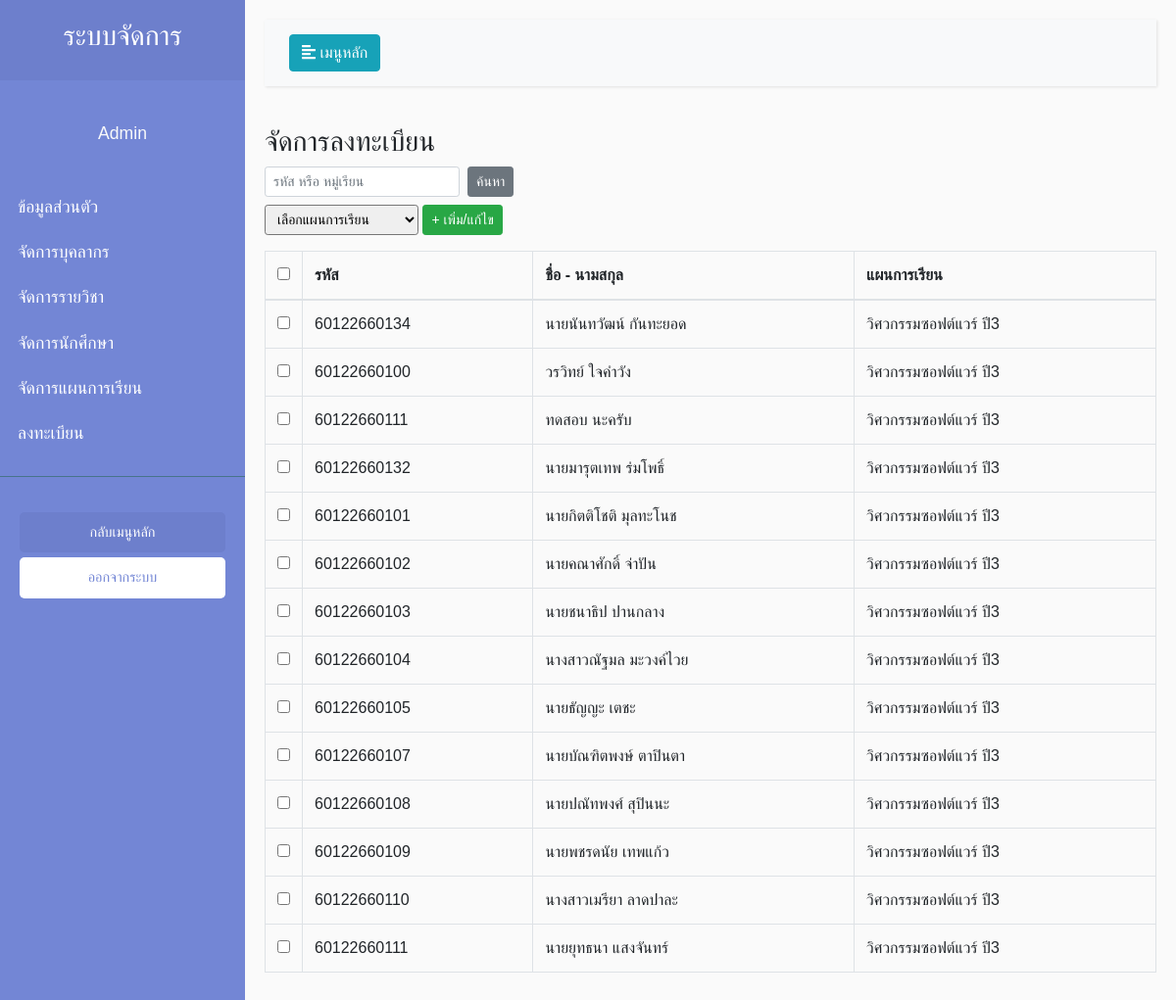
The app's page /view/register/Register.php (signed in) with its own data.
### tables this page shows
CREATE TABLE `student_tb` (
  `std_id` int(11) NOT NULL,
  `std_code` varchar(255) NOT NULL,
  `std_name` varchar(255) NOT NULL
);

CREATE TABLE `coursename_tb` (
  `Cos_code` varchar(255) NOT NULL,
  `Cos_name` varchar(255) NOT NULL
);

### view/register/Register.php (the view, shortened to what this page needs)
<?php
include_once('../../model/connect.php');
if($_SESSION['Type_id'] == 2){
    $sql ="SELECT * FROM `teacher_tb` WHERE `tc_code` = '".$_SESSION['id']."'";
    $query = $conn->query($sql);
    $result = $query -> FETCH_ASSOC();
    $name = $result['tc_name'];
    $code = $result['tc_code'];
    $date = $result['tc_date'];
}
else{
    $name = 'Admin';
}
$sql = "SELECT * FROM `student_tb` ";
$query = $conn->query($sql);
?>
<!DOCTYPE html>
<html>
<head>
    <link rel="stylesheet" href="https://stackpath.bootstrapcdn.com/bootstrap/4.1.0/css/bootstrap.min.css"
>
    <link rel="stylesheet" href="../../style/Style.css">
</head>
<body class="setfont">
    <div class="wrapper">
        <nav id="sidebar">
            <div class="sidebar-header">
                <h3 class="text-center">ระบบจัดการ</h3>
            </div>
            <p class="text-center text-light mt-3 setfont"><?php echo $name; ?> </p>
            <ul class="list-unstyled components pl-2">
            <?php if($_SESSION['Type_id'] == 1){ ?>
                <li>
                    <a href="../main/Main.php">ข้อมูลส่วนตัว</a>
                </li>
                <li>
                    <a href="../managerPersonnel/ManagerPersonnel.php">จัดการบุคลากร</a>
                </li>
                <li>
                    <a href="../managerSubject/ManagerSubject.php">จัดการรายวิชา</a>
                </li>
                <li>
                    <a href="../managerStudent/ManagerStudent.php">จัดการนักศึกษา</a>
                </li>
                <li>
                    <a href="../managerProgram/Program.php">จัดการแผนการเรียน</a>
                </li>
                <li>
                    <a href="../register/Register.php">ลงทะเบียน</a>
                </li>
            <?php } ?>
            </ul>
            <ul class="list-unstyled CTAs">
                <li>
                    <a href="../../index.php" class="article">กลับเมนูหลัก</a>
                </li>
                <li>
                    <a href="../../control/logout/Logout.php" class="download">ออกจากระบบ</a>
                </li>
            </ul>
        </nav>
        <div id="content">
            <nav class="navbar navbar-expand-lg navbar-light bg-light">
                <div class="container-fluid">
                    <button type="button" id="sidebarCollapse" class="btn btn-info">
                        <i class="fas fa-align-left"></i>
                        <span>เมนูหลัก</span>
                    </button>
                </div>
            </nav>
            <h3>จัดการลงทะเบียน</h3>
            <form class="form-inline">
            <div class="form-group mr-2 mb-2">
                <input type="password" class="form-control form-control-sm" id="inputPassword2" placeholder="รหัส หรือ หมู่เรียน">
              </div>
              <button type="submit" class="btn btn-secondary btn-sm mb-2">ค้นหา</button>
            </form>
<form action="../../control/register/AddEditRegister.php" method="post" name="frmMain" id="frmMain">
<div class="form-group">
        <select name="CosCode" class="form-control-sm" required>
                <option value="">เลือกแผนการเรียน</option>
              </select>
              <button class="btn btn-sm btn-success">+ เพิ่ม/แก้ไข</button>
</div>
            <table class="table table-bordered mt-3 ">
                    <thead>
                      <tr>
                      <td width="34"><div align="center">
        <input name="CheckAll" type="checkbox" id="CheckAll" onClick="ClickCheckAll(this);">
      </div></td>
                        <th scope="col">รหัส</th>
                        <th scope="col">ชื่อ - นามสกุล</th>
                        <th scope="col">แผนการเรียน</th>
                      </tr>
                    </thead>
                    <tbody>
                        <?php $i = 1; while($row = $query->FETCH_ASSOC()) {
                             $i = $i+1;
                             $sqlNameCourse = "SELECT * FROM `register_tb`
                    INNER JOIN coursename_tb
                    ON register_tb.cos_code = coursename_tb.Cos_code
                    WHERE `std_code` = '".$row['std_code']."' ";
                    $queryNameCourse = $conn->query($sqlNameCourse);
                    $resultNameCourse = $queryNameCourse->FETCH_ASSOC();
                             ?>
                        <tr>
                        <td><div align="center">
                            <input name="Chk<?php echo $i; ?>" type="checkbox" id="Chk1" value="<?php echo $row['std_code']; ?>">
                        </div></td>
                        <td scope="row"><?php echo $row['std_code'] ?></td>
                        <td><?php echo $row['std_name']?></td>
                        <td><?php echo $resultNameCourse['Cos_name'] ?></td>
                      </tr>
                        <?php  } ?>
                    </tbody>
                  </table>
                  </form>
        </div>
</body>
</html>

### style/Style.css (style rules this page uses)
body { font-family: 'Kanit', sans-serif; overflow: hidden; }
.setfont { font-family: 'Kanit', sans-serif; }
body { font-family: 'Poppins', sans-serif; background: #fafafa; }
p { font-family: 'Poppins', sans-serif; font-size: 1.1em; font-weight: 300; line-height: 1.7em; color: #999; }
a, a:hover, a:focus { color: inherit; text-decoration: none; transition: all 0.3s; }
.navbar { padding: 15px 10px; background: #fff; border: none; border-radius: 0; margin-bottom: 40px; box-shadow: 1px 1px 3px rgba(0, 0, 0, 0.1); }
.wrapper { display: flex; width: 100%; align-items: stretch; }
#sidebar { min-width: 250px; max-width: 250px; background: #7386D5; color: #fff; transition: all 0.3s; }
#sidebar .sidebar-header { padding: 20px; background: #6d7fcc; }
#sidebar ul.components { padding: 20px 0; border-bottom: 1px solid #47748b; }
#sidebar ul li a { padding: 10px; font-size: 1.1em; display: block; }
ul.CTAs { padding: 20px; }
ul.CTAs a { text-align: center; font-size: 0.9em !important; display: block; border-radius: 5px; margin-bottom: 5px; }
a.download { background: #fff; color: #7386D5; }
a.article, a.article:hover { background: #6d7fcc !important; color: #fff !important; }
#content { width: 100%; padding: 20px; min-height: 100vh; transition: all 0.3s; }

### records on screen
student_tb: std_code "60122660134", std_name "นายนันทวัฒน์ กันทะยอด", coursename_tb.Cos_name "วิศวกรรมซอฟต์แวร์ ปี3"
student_tb: std_code "60122660100", std_name "วรวิทย์ ใจคำวัง", coursename_tb.Cos_name "วิศวกรรมซอฟต์แวร์ ปี3"
student_tb: std_code "60122660111", std_name "ทดสอบ นะครับ", coursename_tb.Cos_name "วิศวกรรมซอฟต์แวร์ ปี3"
student_tb: std_code "60122660132", std_name "นายมารุตเทพ ร่มโพธิ์", coursename_tb.Cos_name "วิศวกรรมซอฟต์แวร์ ปี3"
student_tb: std_code "60122660101", std_name "นายกิตติโชติ มุลทะโนช", coursename_tb.Cos_name "วิศวกรรมซอฟต์แวร์ ปี3"
student_tb: std_code "60122660102", std_name "นายคณาศักดิ์ จ่าปัน", coursename_tb.Cos_name "วิศวกรรมซอฟต์แวร์ ปี3"
student_tb: std_code "60122660103", std_name "นายชนาธิป ปานกลาง", coursename_tb.Cos_name "วิศวกรรมซอฟต์แวร์ ปี3"
student_tb: std_code "60122660104", std_name "นางสาวณัฐมล มะวงค์ไวย", coursename_tb.Cos_name "วิศวกรรมซอฟต์แวร์ ปี3"
student_tb: std_code "60122660105", std_name "นายธัญญะ เตชะ", coursename_tb.Cos_name "วิศวกรรมซอฟต์แวร์ ปี3"
student_tb: std_code "60122660107", std_name "นายบัณฑิตพงษ์ ตาปินตา", coursename_tb.Cos_name "วิศวกรรมซอฟต์แวร์ ปี3"
student_tb: std_code "60122660108", std_name "นายปณัทพงศ์ สุปินนะ", coursename_tb.Cos_name "วิศวกรรมซอฟต์แวร์ ปี3"
student_tb: std_code "60122660109", std_name "นายพชรดนัย เทพแก้ว", coursename_tb.Cos_name "วิศวกรรมซอฟต์แวร์ ปี3"
student_tb: std_code "60122660110", std_name "นางสาวเมรียา ลาดปาละ", coursename_tb.Cos_name "วิศวกรรมซอฟต์แวร์ ปี3"
student_tb: std_code "60122660111", std_name "นายยุทธนา แสงจันทร์", coursename_tb.Cos_name "วิศวกรรมซอฟต์แวร์ ปี3"

### other values on screen
$name "Admin"
